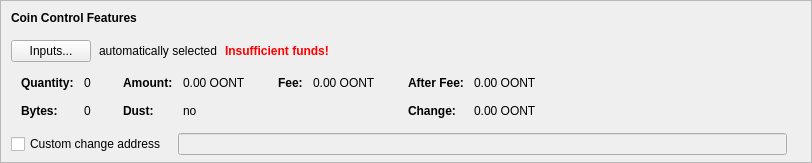
    <widget class="QFrame" name="frameCoinControl">
     <property name="sizePolicy">
      <sizepolicy hsizetype="Expanding" vsizetype="Expanding">
       <horstretch>0</horstretch>
       <verstretch>0</verstretch>
      </sizepolicy>
     </property>
     <property name="maximumSize">
      <size>
       <width>16777215</width>
       <height>16777215</height>
      </size>
     </property>
     <property name="frameShape">
      <enum>QFrame::StyledPanel</enum>
     </property>
     <property name="frameShadow">
      <enum>QFrame::Sunken</enum>
     </property>
     <layout class="QVBoxLayout" name="verticalLayoutCoinControl2">
      <property name="spacing">
       <number>0</number>
      </property>
      <property name="leftMargin">
       <number>0</number>
      </property>
      <property name="topMargin">
       <number>0</number>
      </property>
      <property name="rightMargin">
       <number>0</number>
      </property>
      <property name="bottomMargin">
       <number>6</number>
      </property>
      <item>
       <layout class="QVBoxLayout" name="verticalLayoutCoinControl" stretch="0,0,0,0,1">
        <property name="spacing">
         <number>0</number>
        </property>
        <property name="leftMargin">
         <number>10</number>
        </property>
        <property name="topMargin">
         <number>10</number>
        </property>
        <item>
         <layout class="QHBoxLayout" name="horizontalLayoutCoinControl1">
          <property name="bottomMargin">
           <number>15</number>
          </property>
          <item>
           <widget class="QLabel" name="labelCoinControlFeatures">
            <property name="sizePolicy">
             <sizepolicy hsizetype="Preferred" vsizetype="Maximum">
              <horstretch>0</horstretch>
              <verstretch>0</verstretch>
             </sizepolicy>
            </property>
            <property name="font">
             <font>
              <weight>75</weight>
              <bold>true</bold>
             </font>
            </property>
            <property name="styleSheet">
             <string notr="true">font-weight:bold;</string>
            </property>
            <property name="text">
             <string>Coin Control Features</string>
            </property>
           </widget>
          </item>
         </layout>
        </item>
        <item>
         <layout class="QHBoxLayout" name="horizontalLayoutCoinControl2" stretch="0,0,0,0">
          <property name="spacing">
           <number>8</number>
          </property>
          <property name="bottomMargin">
           <number>10</number>
          </property>
          <item>
           <widget class="QPushButton" name="pushButtonCoinControl">
            <property name="styleSheet">
             <string notr="true"/>
            </property>
            <property name="text">
             <string>Inputs...</string>
            </property>
            <property name="autoDefault">
             <bool>false</bool>
            </property>
           </widget>
          </item>
          <item>
           <widget class="QLabel" name="labelCoinControlAutomaticallySelected">
            <property name="text">
             <string>automatically selected</string>
            </property>
            <property name="margin">
             <number>5</number>
            </property>
           </widget>
          </item>
          <item>
           <widget class="QLabel" name="labelCoinControlInsuffFunds">
            <property name="font">
             <font>
              <weight>75</weight>
              <bold>true</bold>
             </font>
            </property>
            <property name="styleSheet">
             <string notr="true">color:red;font-weight:bold;</string>
            </property>
            <property name="text">
             <string>Insufficient funds!</string>
            </property>
            <property name="margin">
             <number>5</number>
            </property>
           </widget>
          </item>
          <item>
           <spacer name="horizontalSpacerCoinControl">
            <property name="orientation">
             <enum>Qt::Horizontal</enum>
            </property>
            <property name="sizeHint" stdset="0">
             <size>
              <width>40</width>
              <height>1</height>
             </size>
            </property>
           </spacer>
          </item>
         </layout>
        </item>
        <item>
         <widget class="QWidget" name="widgetCoinControl" native="true">
          <property name="sizePolicy">
           <sizepolicy hsizetype="Preferred" vsizetype="Preferred">
            <horstretch>0</horstretch>
            <verstretch>0</verstretch>
           </sizepolicy>
          </property>
          <property name="minimumSize">
           <size>
            <width>0</width>
            <height>0</height>
           </size>
          </property>
          <property name="styleSheet">
           <string notr="true"/>
          </property>
          <layout class="QHBoxLayout" name="horizontalLayoutCoinControl5">
           <property name="leftMargin">
            <number>0</number>
           </property>
           <property name="topMargin">
            <number>0</number>
           </property>
           <property name="rightMargin">
            <number>0</number>
           </property>
           <property name="bottomMargin">
            <number>0</number>
           </property>
           <item>
            <layout class="QHBoxLayout" name="horizontalLayoutCoinControl3" stretch="0,0,0,1">
             <property name="spacing">
              <number>20</number>
             </property>
             <property name="topMargin">
              <number>0</number>
             </property>
             <property name="bottomMargin">
              <number>10</number>
             </property>
             <item>
              <layout class="QFormLayout" name="formLayoutCoinControl1">
               <property name="horizontalSpacing">
                <number>10</number>
               </property>
               <property name="verticalSpacing">
                <number>14</number>
               </property>
               <property name="leftMargin">
                <number>10</number>
               </property>
               <property name="topMargin">
                <number>4</number>
               </property>
               <property name="rightMargin">
                <number>6</number>
               </property>
               <item row="0" column="0">
                <widget class="QLabel" name="labelCoinControlQuantityText">
                 <property name="font">
                  <font>
                   <weight>75</weight>
                   <bold>true</bold>
                  </font>
                 </property>
                 <property name="text">
                  <string>Quantity:</string>
                 </property>
                 <property name="margin">
                  <number>0</number>
                 </property>
                </widget>
               </item>
               <item row="0" column="1">
                <widget class="QLabel" name="labelCoinControlQuantity">
                 <property name="cursor">
                  <cursorShape>IBeamCursor</cursorShape>
                 </property>
                 <property name="contextMenuPolicy">
                  <enum>Qt::ActionsContextMenu</enum>
                 </property>
                 <property name="text">
                  <string notr="true">0</string>
                 </property>
                 <property name="margin">
                  <number>0</number>
                 </property>
                 <property name="textInteractionFlags">
                  <set>Qt::LinksAccessibleByMouse|Qt::TextSelectableByKeyboard|Qt::TextSelectableByMouse</set>
                 </property>
                </widget>
               </item>
               <item row="1" column="0">
                <widget class="QLabel" name="labelCoinControlBytesText">
                 <property name="font">
                  <font>
                   <weight>75</weight>
                   <bold>true</bold>
                  </font>
                 </property>
                 <property name="text">
                  <string>Bytes:</string>
                 </property>
                </widget>
               </item>
               <item row="1" column="1">
                <widget class="QLabel" name="labelCoinControlBytes">
                 <property name="cursor">
                  <cursorShape>IBeamCursor</cursorShape>
                 </property>
                 <property name="contextMenuPolicy">
                  <enum>Qt::ActionsContextMenu</enum>
                 </property>
                 <property name="text">
                  <string notr="true">0</string>
                 </property>
                 <property name="textInteractionFlags">
                  <set>Qt::LinksAccessibleByMouse|Qt::TextSelectableByKeyboard|Qt::TextSelectableByMouse</set>
                 </property>
                </widget>
               </item>
              </layout>
             </item>
             <item>
              <layout class="QFormLayout" name="formLayoutCoinControl2">
               <property name="horizontalSpacing">
                <number>10</number>
               </property>
               <property name="verticalSpacing">
                <number>14</number>
               </property>
               <property name="leftMargin">
                <number>6</number>
               </property>
               <property name="topMargin">
                <number>4</number>
               </property>
               <property name="rightMargin">
                <number>6</number>
               </property>
               <item row="0" column="0">
                <widget class="QLabel" name="labelCoinControlAmountText">
                 <property name="font">
                  <font>
                   <weight>75</weight>
                   <bold>true</bold>
                  </font>
                 </property>
                 <property name="text">
                  <string>Amount:</string>
                 </property>
                 <property name="margin">
                  <number>0</number>
                 </property>
                </widget>
               </item>
               <item row="0" column="1">
                <widget class="QLabel" name="labelCoinControlAmount">
                 <property name="cursor">
                  <cursorShape>IBeamCursor</cursorShape>
                 </property>
                 <property name="contextMenuPolicy">
                  <enum>Qt::ActionsContextMenu</enum>
                 </property>
                 <property name="text">
                  <string notr="true">0.00 OONT</string>
                 </property>
                 <property name="textInteractionFlags">
                  <set>Qt::LinksAccessibleByMouse|Qt::TextSelectableByKeyboard|Qt::TextSelectableByMouse</set>
                 </property>
                </widget>
               </item>
               <item row="1" column="0">
                <widget class="QLabel" name="labelCoinControlLowOutputText">
                 <property name="font">
                  <font>
                   <weight>75</weight>
                   <bold>true</bold>
                  </font>
                 </property>
                 <property name="text">
                  <string>Dust:</string>
                 </property>
                </widget>
               </item>
               <item row="1" column="1">
                <widget class="QLabel" name="labelCoinControlLowOutput">
                 <property name="cursor">
                  <cursorShape>IBeamCursor</cursorShape>
                 </property>
                 <property name="contextMenuPolicy">
                  <enum>Qt::ActionsContextMenu</enum>
                 </property>
                 <property name="text">
                  <string notr="true">no</string>
                 </property>
                 <property name="textInteractionFlags">
                  <set>Qt::LinksAccessibleByMouse|Qt::TextSelectableByKeyboard|Qt::TextSelectableByMouse</set>
                 </property>
                </widget>
               </item>
              </layout>
             </item>
             <item>
              <layout class="QFormLayout" name="formLayoutCoinControl3">
               <property name="horizontalSpacing">
                <number>10</number>
               </property>
               <property name="verticalSpacing">
                <number>14</number>
               </property>
               <property name="leftMargin">
                <number>6</number>
               </property>
               <property name="topMargin">
                <number>4</number>
               </property>
               <property name="rightMargin">
                <number>6</number>
               </property>
               <item row="0" column="0">
                <widget class="QLabel" name="labelCoinControlFeeText">
                 <property name="font">
                  <font>
                   <weight>75</weight>
                   <bold>true</bold>
                  </font>
                 </property>
                 <property name="text">
                  <string>Fee:</string>
                 </property>
                 <property name="margin">
                  <number>0</number>
                 </property>
                </widget>
               </item>
               <item row="0" column="1">
                <widget class="QLabel" name="labelCoinControlFee">
                 <property name="cursor">
                  <cursorShape>IBeamCursor</cursorShape>
                 </property>
                 <property name="contextMenuPolicy">
                  <enum>Qt::ActionsContextMenu</enum>
                 </property>
                 <property name="text">
                  <string notr="true">0.00 OONT</string>
                 </property>
                 <property name="textInteractionFlags">
                  <set>Qt::LinksAccessibleByMouse|Qt::TextSelectableByKeyboard|Qt::TextSelectableByMouse</set>
                 </property>
                </widget>
               </item>
              </layout>
             </item>
             <item>
              <layout class="QFormLayout" name="formLayoutCoinControl4">
               <property name="horizontalSpacing">
                <number>10</number>
               </property>
               <property name="verticalSpacing">
                <number>14</number>
               </property>
               <property name="leftMargin">
                <number>6</number>
               </property>
               <property name="topMargin">
                <number>4</number>
               </property>
               <property name="rightMargin">
                <number>6</number>
               </property>
               <item row="0" column="0">
                <widget class="QLabel" name="labelCoinControlAfterFeeText">
                 <property name="font">
                  <font>
                   <weight>75</weight>
                   <bold>true</bold>
                  </font>
                 </property>
                 <property name="text">
                  <string>After Fee:</string>
                 </property>
                 <property name="margin">
                  <number>0</number>
                 </property>
                </widget>
               </item>
               <item row="0" column="1">
                <widget class="QLabel" name="labelCoinControlAfterFee">
                 <property name="cursor">
                  <cursorShape>IBeamCursor</cursorShape>
                 </property>
                 <property name="contextMenuPolicy">
                  <enum>Qt::ActionsContextMenu</enum>
                 </property>
                 <property name="text">
                  <string notr="true">0.00 OONT</string>
                 </property>
                 <property name="textInteractionFlags">
                  <set>Qt::LinksAccessibleByMouse|Qt::TextSelectableByKeyboard|Qt::TextSelectableByMouse</set>
                 </property>
                </widget>
               </item>
               <item row="1" column="0">
                <widget class="QLabel" name="labelCoinControlChangeText">
                 <property name="font">
                  <font>
                   <weight>75</weight>
                   <bold>true</bold>
                  </font>
                 </property>
                 <property name="text">
                  <string>Change:</string>
                 </property>
                </widget>
               </item>
               <item row="1" column="1">
                <widget class="QLabel" name="labelCoinControlChange">
                 <property name="cursor">
                  <cursorShape>IBeamCursor</cursorShape>
                 </property>
                 <property name="contextMenuPolicy">
                  <enum>Qt::ActionsContextMenu</enum>
                 </property>
                 <property name="text">
                  <string notr="true">0.00 OONT</string>
                 </property>
                 <property name="textInteractionFlags">
                  <set>Qt::LinksAccessibleByMouse|Qt::TextSelectableByKeyboard|Qt::TextSelectableByMouse</set>
                 </property>
                </widget>
               </item>
              </layout>
             </item>
            </layout>
           </item>
          </layout>
         </widget>
        </item>
        <item>
         <layout class="QHBoxLayout" name="horizontalLayoutCoinControl4" stretch="0,0,0">
          <property name="spacing">
           <number>12</number>
          </property>
          <property name="sizeConstraint">
           <enum>QLayout::SetDefaultConstraint</enum>
          </property>
          <property name="topMargin">
           <number>5</number>
          </property>
          <property name="rightMargin">
           <number>5</number>
          </property>
          <item>
           <widget class="QCheckBox" name="checkBoxCoinControlChange">
            <property name="toolTip">
             <string>If this is activated, but the change address is empty or invalid, change will be sent to a newly generated address.</string>
            </property>
            <property name="text">
             <string>Custom change address</string>
            </property>
           </widget>
          </item>
          <item>
           <widget class="QValidatedLineEdit" name="lineEditCoinControlChange">
            <property name="enabled">
             <bool>false</bool>
            </property>
            <property name="sizePolicy">
             <sizepolicy hsizetype="Expanding" vsizetype="Fixed">
              <horstretch>0</horstretch>
              <verstretch>0</verstretch>
             </sizepolicy>
            </property>
           </widget>
          </item>
          <item>
           <widget class="QLabel" name="labelCoinControlChangeLabel">
            <property name="sizePolicy">
             <sizepolicy hsizetype="Preferred" vsizetype="Expanding">
              <horstretch>0</horstretch>
              <verstretch>0</verstretch>
             </sizepolicy>
            </property>
            <property name="minimumSize">
             <size>
              <width>0</width>
              <height>0</height>
             </size>
            </property>
            <property name="text">
             <string/>
            </property>
            <property name="margin">
             <number>3</number>
            </property>
           </widget>
          </item>
         </layout>
        </item>
        <item>
         <spacer name="verticalSpacerCoinControl">
          <property name="orientation">
           <enum>Qt::Vertical</enum>
          </property>
          <property name="sizeHint" stdset="0">
           <size>
            <width>800</width>
            <height>1</height>
           </size>
          </property>
         </spacer>
        </item>
       </layout>
      </item>
     </layout>
    </widget>
